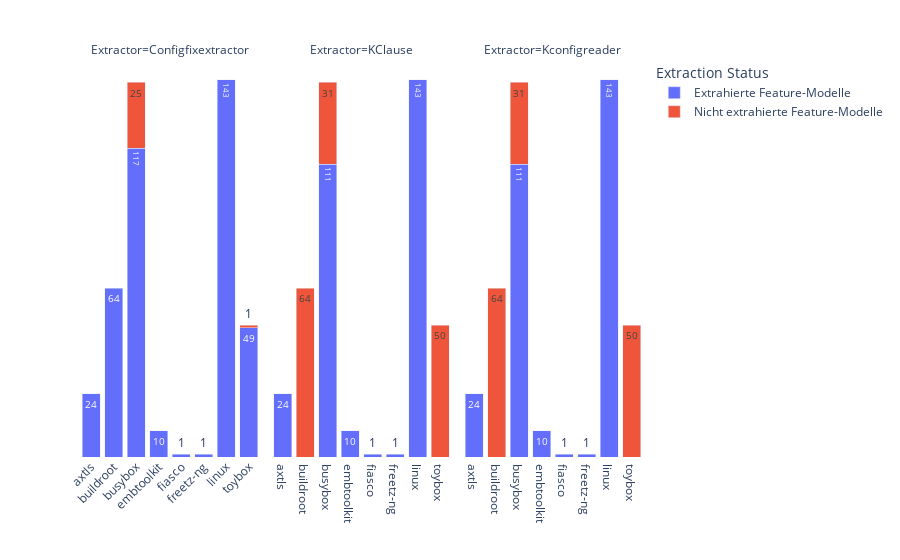

Notebook code for this chart:
### Code cell
import pandas as pd
import plotly.express as px

#Für welche Revisionen unterschiedlicher System können Feature-Modell-Formeln extrahiert, transformiert und analysiert werden?

file_configfixextractor = '/home/rami/configFixextractor/kconfig/output.csv'
file_kmax = '/home/rami/kmax/kconfig/output.csv'
file_Kconfigreader = '/home/rami/Kconfigreader/kconfig/output.csv'

df_configfixextractor = pd.read_csv(file_configfixextractor)
df_kmax = pd.read_csv(file_kmax)
df_Kconfigreader = pd.read_csv(file_Kconfigreader)


df_configfixextractor_filtered = df_configfixextractor[['system', 'revision', 'model-file']].copy()
df_configfixextractor_filtered['Extractor'] = 'Configfixextractor'

df_kmax_filtered = df_kmax[['system', 'revision', 'model-file']].copy()
df_kmax_filtered['Extractor'] = 'KClause'

df_Kconfigreader_filtered = df_Kconfigreader[['system', 'revision', 'model-file']].copy()
df_Kconfigreader_filtered['Extractor'] = 'Kconfigreader'

# Kombiniere alle DataFrames
df_combined = pd.concat([df_configfixextractor_filtered, df_kmax_filtered, df_Kconfigreader_filtered], ignore_index=True)

# Status basierend auf 'model-file'
df_combined['status'] = df_combined.apply(
    lambda row: 'Extrahierte Feature-Modelle' if pd.notna(row['model-file']) else 'Nicht extrahierte Feature-Modelle',
    axis=1
)


df_summary_combined = df_combined.groupby(['system', 'status', 'Extractor']).size().reset_index(name='count')


fig_combined = px.bar(
    df_summary_combined,
    x='system',
    y='count',
    color='status',
    facet_col='Extractor',  
    title='',
    labels={'count': '', 'system': '', 'status': 'Status'},
    text='count',  
)


fig_combined.update_layout(
    xaxis_title='',
    legend_title='Extraction Status',
    xaxis_tickangle=-45,
    barmode='stack',
    plot_bgcolor='white',
    paper_bgcolor='white',
    yaxis=dict(
        showticklabels=False,  
        showgrid=False         
    ),
)


fig_combined.show()

### Figure 1 — Plotly figure (JSON) as saved in the notebook; plotly's stock layout.template omitted (floating-point values rounded to 4 significant figures)
{"data": [{"alignmentgroup": "True", "hovertemplate": "Status=Extrahierte Feature-Modelle<br>Extractor=Configfixextractor<br>=%{text}<extra></extra>", "legendgroup": "Extrahierte Feature-Modelle", "marker": {"color": "#636efa", "pattern": {"shape": ""}}, "name": "Extrahierte Feature-Modelle", "offsetgroup": "Extrahierte Feature-Modelle", "orientation": "v", "showlegend": true, "text": [24, 64, 117, 10, 1, 1, 143, 49], "textposition": "auto", "type": "bar", "x": ["axtls", "buildroot", "busybox", "embtoolkit", "fiasco", "freetz-ng", "linux", "toybox"], "xaxis": "x", "y": [24, 64, 117, 10, 1, 1, 143, 49], "yaxis": "y"}, {"alignmentgroup": "True", "hovertemplate": "Status=Extrahierte Feature-Modelle<br>Extractor=KClause<br>=%{text}<extra></extra>", "legendgroup": "Extrahierte Feature-Modelle", "marker": {"color": "#636efa", "pattern": {"shape": ""}}, "name": "Extrahierte Feature-Modelle", "offsetgroup": "Extrahierte Feature-Modelle", "orientation": "v", "showlegend": false, "text": [24, 111, 10, 1, 1, 143], "textposition": "auto", "type": "bar", "x": ["axtls", "busybox", "embtoolkit", "fiasco", "freetz-ng", "linux"], "xaxis": "x2", "y": [24, 111, 10, 1, 1, 143], "yaxis": "y2"}, {"alignmentgroup": "True", "hovertemplate": "Status=Extrahierte Feature-Modelle<br>Extractor=Kconfigreader<br>=%{text}<extra></extra>", "legendgroup": "Extrahierte Feature-Modelle", "marker": {"color": "#636efa", "pattern": {"shape": ""}}, "name": "Extrahierte Feature-Modelle", "offsetgroup": "Extrahierte Feature-Modelle", "orientation": "v", "showlegend": false, "text": [24, 111, 10, 1, 1, 143], "textposition": "auto", "type": "bar", "x": ["axtls", "busybox", "embtoolkit", "fiasco", "freetz-ng", "linux"], "xaxis": "x3", "y": [24, 111, 10, 1, 1, 143], "yaxis": "y3"}, {"alignmentgroup": "True", "hovertemplate": "Status=Nicht extrahierte Feature-Modelle<br>Extractor=Configfixextractor<br>=%{text}<extra></extra>", "legendgroup": "Nicht extrahierte Feature-Modelle", "marker": {"color": "#EF553B", "pattern": {"shape": ""}}, "name": "Nicht extrahierte Feature-Modelle", "offsetgroup": "Nicht extrahierte Feature-Modelle", "orientation": "v", "showlegend": true, "text": [25, 1], "textposition": "auto", "type": "bar", "x": ["busybox", "toybox"], "xaxis": "x", "y": [25, 1], "yaxis": "y"}, {"alignmentgroup": "True", "hovertemplate": "Status=Nicht extrahierte Feature-Modelle<br>Extractor=KClause<br>=%{text}<extra></extra>", "legendgroup": "Nicht extrahierte Feature-Modelle", "marker": {"color": "#EF553B", "pattern": {"shape": ""}}, "name": "Nicht extrahierte Feature-Modelle", "offsetgroup": "Nicht extrahierte Feature-Modelle", "orientation": "v", "showlegend": false, "text": [64, 31, 50], "textposition": "auto", "type": "bar", "x": ["buildroot", "busybox", "toybox"], "xaxis": "x2", "y": [64, 31, 50], "yaxis": "y2"}, {"alignmentgroup": "True", "hovertemplate": "Status=Nicht extrahierte Feature-Modelle<br>Extractor=Kconfigreader<br>=%{text}<extra></extra>", "legendgroup": "Nicht extrahierte Feature-Modelle", "marker": {"color": "#EF553B", "pattern": {"shape": ""}}, "name": "Nicht extrahierte Feature-Modelle", "offsetgroup": "Nicht extrahierte Feature-Modelle", "orientation": "v", "showlegend": false, "text": [64, 31, 50], "textposition": "auto", "type": "bar", "x": ["buildroot", "busybox", "toybox"], "xaxis": "x3", "y": [64, 31, 50], "yaxis": "y3"}], "layout": {"annotations": [{"font": {}, "showarrow": false, "text": "Extractor=Configfixextractor", "x": 0.16, "xanchor": "center", "xref": "paper", "y": 1, "yanchor": "bottom", "yref": "paper"}, {"font": {}, "showarrow": false, "text": "Extractor=KClause", "x": 0.5, "xanchor": "center", "xref": "paper", "y": 1, "yanchor": "bottom", "yref": "paper"}, {"font": {}, "showarrow": false, "text": "Extractor=Kconfigreader", "x": 0.84, "xanchor": "center", "xref": "paper", "y": 1, "yanchor": "bottom", "yref": "paper"}], "barmode": "stack", "legend": {"title": {"text": "Extraction Status"}, "tracegroupgap": 0}, "margin": {"t": 60}, "paper_bgcolor": "white", "plot_bgcolor": "white", "xaxis": {"anchor": "y", "domain": [0, 0.32], "tickangle": -45, "title": {"text": ""}}, "xaxis2": {"anchor": "y2", "domain": [0.34, 0.66], "matches": "x", "title": {"text": ""}}, "xaxis3": {"anchor": "y3", "domain": [0.68, 1.0], "matches": "x", "title": {"text": ""}}, "yaxis": {"anchor": "x", "domain": [0, 1], "showgrid": false, "showticklabels": false, "title": {"text": ""}}, "yaxis2": {"anchor": "x2", "domain": [0, 1], "matches": "y", "showticklabels": false}, "yaxis3": {"anchor": "x3", "domain": [0, 1], "matches": "y", "showticklabels": false}}}
